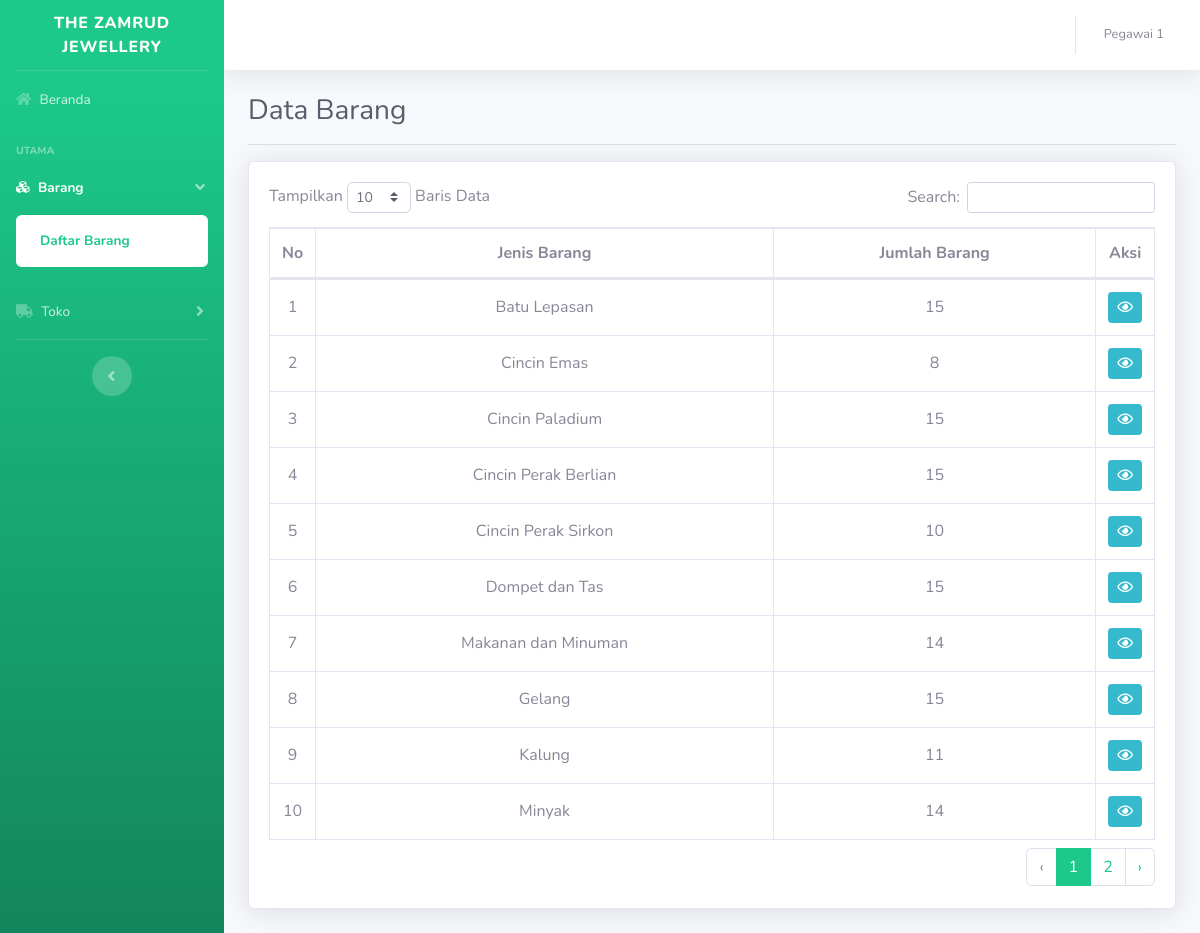
The page /index.php?h=barang (signed in) on the database its author committed.
### tables this page shows
CREATE TABLE `jenis_barang` (
    id BIGINT UNSIGNED NOT NULL AUTO_INCREMENT,
    nama VARCHAR(255) NOT NULL,
    kode VARCHAR(10) NOT NULL,
    PRIMARY KEY (id)
);

### halaman/tampil/barang.php (the view)
<div class="container-fluid">
    <div class="d-flex justify-content-between align-items-center">
        <h1 class="h3 mb-0 text-gray-800">Data Barang</h1>
    </div>
    <hr>
    <div class="row">
        <div class="col-12">
            <div class="card shadow mb-4">
                <div class="card-body">
                    <div class="table-responsive">
                        <table class="table table-bordered" id="dataTable" width="100%" cellspacing="0">
                            <thead>
                                <tr>
                                    <th class="td-fit text-center">No</th>
                                    <th class="text-center">Jenis Barang</th>
                                    <th class="text-center">Jumlah Barang</th>
                                    <th class="td-fit text-center">Aksi</th>
                                </tr>
                            </thead>
                            <?php
                            $q = "
                                SELECT
                                    *,
                                    (SELECT IFNULL(COUNT(*), 0) FROM barang WHERE id_jenis_barang=jb.id) jumlah_barang
                                FROM
                                    jenis_barang jb
                            ";
                            $result = $mysqli->query($q);
                            $no = 1;
                            ?>
                            <tbody>
                                <?php while ($row = $result->fetch_assoc()) : ?>
                                    <tr>
                                        <td class="td-fit align-middle text-center"><?= $no++; ?></td>
                                        <td class="align-middle text-center"><?= $row['nama']; ?></td>
                                        <td class="align-middle text-center"><?= $row['jumlah_barang']; ?></td>
                                        <td class="text-center td-fit">
                                            <a href="?h=barang_per_jenis_barang&id_jenis_barang=<?= $row['id']; ?>" class="btn btn-sm btn-info"><i class="far fa-eye"></i></a>
                                        </td>
                                    </tr>
                                <?php endwhile; ?>
                            </tbody>
                        </table>
                    </div>
                </div>
            </div>
        </div>
    </div>
</div>

### index.php (shortened to what this page needs)
<?php require_once('db/koneksi.php'); ?>
<!DOCTYPE html>
<html lang="en">
<head>
    <link href="vendor/fontawesome-free/css/all.min.css" rel="stylesheet" type="text/css">
    <link href="assets/css/sb-admin-2.css" rel="stylesheet">
    <link href="vendor/datatables/dataTables.bootstrap4.min.css" rel="stylesheet">
    <link href="https://cdn.jsdelivr.net/npm/select2@4.1.0-rc.0/dist/css/select2.min.css" rel="stylesheet" />
</head>
<body id="page-top">
    <div id="wrapper">
        <?php include_once('templates/sidebar.php'); ?>
        <div id="content-wrapper" class="d-flex flex-column">
            <div id="content">
                <?php include_once('templates/navbar.php'); ?>
                <?php
                if (isset($_SESSION['user'])) {
                    if (isset($_GET['h'])) {
                        switch ($_GET['h']) {
                            case "barang":
                                include_once "halaman/tampil/barang.php";
                                break;
                        }
                    } else include_once "beranda.php";
                } else
                    echo "<script>location.href = 'halaman/auth/login.php'</script>";
                ?>
            </div>
        </div>
    </div>
</body>
</html>

### templates/sidebar.php (shortened to what this page needs)
<ul class="navbar-nav bg-gradient-primary sidebar sidebar-dark accordion" id="accordionSidebar">
    <a class="sidebar-brand d-flex align-items-center justify-content-center" href="?">
        <div class="sidebar-brand-text mx-3">THE ZAMRUD JEWELLERY</div>
    </a>
    <hr class="sidebar-divider my-0">
    <li class="nav-item <?= isset($_GET['h']) ? (($_GET['h'] == "") ? "active" : "")  : "active" ?>">
        <a class="nav-link" href="?">
            <i class="fas fa-home"></i>
            <span>Beranda</span></a>
    </li>
    <div class="sidebar-heading mt-3">
        Utama
    </div>
    <li class="nav-item <?= in_array(($_GET['h'] ?? ''), ['jenis_barang', 'barang', 'barang_per_jenis_barang', 'tambah_jenis_barang', 'tambah_barang', 'edit_jenis_barang', 'edit_barang']) ? 'active' : '' ?>">
        <a class="nav-link <?= in_array(($_GET['h'] ?? ''), ['jenis_barang', 'barang', 'barang_per_jenis_barang', 'tambah_jenis_barang', 'tambah_barang', 'edit_jenis_barang', 'edit_barang']) ? '' : 'collapsed' ?>" href="#" data-toggle="collapse" data-target="#barang" aria-expanded="true" aria-controls="barang">
            <i class="fas fa-cubes"></i>
            <span>Barang</span>
        </a>
        <div id="barang" class="collapse <?= in_array(($_GET['h'] ?? ''), ['jenis_barang', 'barang', 'barang_per_jenis_barang', 'tambah_jenis_barang', 'tambah_barang', 'edit_jenis_barang', 'edit_barang']) ? 'show' : '' ?>" aria-labelledby="headingPages" data-parent="#accordionSidebar">
            <div class="bg-white py-2 collapse-inner rounded">
                <a class="collapse-item <?= in_array(($_GET['h'] ?? ''), ['barang', 'barang_per_jenis_barang', 'tambah_barang', 'edit_barang']) ? 'active' : '' ?>" href="?h=barang">Daftar Barang</a>
            </div>
        </div>
    </li>
    <li class="nav-item <?= in_array(($_GET['h'] ?? ''), ['toko', 'toko-jenis_barang', 'toko-jenis_barang-barang', 'penjualan_toko', 'distribusi_barang', 'detail_distribusi_barang', 'detail_penjualan_toko', 'tambah_penjualan_toko', 'tambah_toko', 'tambah_distribusi_barang', 'edit_penjualan_toko', 'edit_toko', 'edit_distribusi_barang']) ? 'active' : '' ?>">
        <a class="nav-link <?= in_array(($_GET['h'] ?? ''), ['toko', 'toko-jenis_barang', 'toko-jenis_barang-barang', 'penjualan_toko', 'distribusi_barang', 'detail_distribusi_barang', 'detail_penjualan_toko', 'tambah_penjualan_toko', 'tambah_toko', 'tambah_distribusi_barang', 'edit_penjualan_toko', 'edit_toko', 'edit_distribusi_barang']) ? '' : 'collapsed' ?>" href="#" data-toggle="collapse" data-target="#toko" aria-expanded="true" aria-controls="toko">
            <i class="fas fa-truck"></i>
            <span>Toko</span>
        </a>
    </li>
    <hr class="sidebar-divider d-none d-md-block">
    <div class="text-center d-none d-md-inline">
        <button class="rounded-circle border-0" id="sidebarToggle"></button>
    </div>
</ul>

### templates/navbar.php (shortened to what this page needs)
<nav class="navbar navbar-expand navbar-light bg-white topbar mb-4 static-top shadow">
    <ul class="navbar-nav ml-auto">
        <li class="nav-item dropdown no-arrow">
            <a class="nav-link dropdown-toggle" href="#" id="userDropdown" role="button" data-toggle="dropdown" aria-haspopup="true" aria-expanded="false">
                <span class="mr-2 d-none d-lg-inline text-gray-600 small">
                    <?php if ($_SESSION['user']['status'] == 'ADMIN') : ?>
                        <?= $_SESSION['user']['username']; ?>
                    <?php elseif ($_SESSION['user']['status'] == 'PEGAWAI') : ?>
                        <?= $_SESSION['user']['nama_pegawai']; ?>
                    <?php elseif ($_SESSION['user']['status'] == 'PETUGAS') : ?>
                        <?= $_SESSION['user']['nama_petugas']; ?>
                    <?php endif; ?>
                </span>
            </a>
        </li>
    </ul>
</nav>

### index.php (style rules this page uses)
.td-fit { width: 1%; white-space: nowrap; }

### rows shown on the page
jenis_barang: nama "Batu Lepasan", jumlah_barang "15"
jenis_barang: nama "Cincin Emas", jumlah_barang "8"
jenis_barang: nama "Cincin Paladium", jumlah_barang "15"
jenis_barang: nama "Cincin Perak Berlian", jumlah_barang "15"
jenis_barang: nama "Cincin Perak Sirkon", jumlah_barang "10"
jenis_barang: nama "Dompet dan Tas", jumlah_barang "15"
jenis_barang: nama "Makanan dan Minuman", jumlah_barang "14"
jenis_barang: nama "Gelang", jumlah_barang "15"
jenis_barang: nama "Kalung", jumlah_barang "11"
jenis_barang: nama "Minyak", jumlah_barang "14"

### other values the page prints
$_SESSION['user']['nama_pegawai'] "Pegawai 1"
